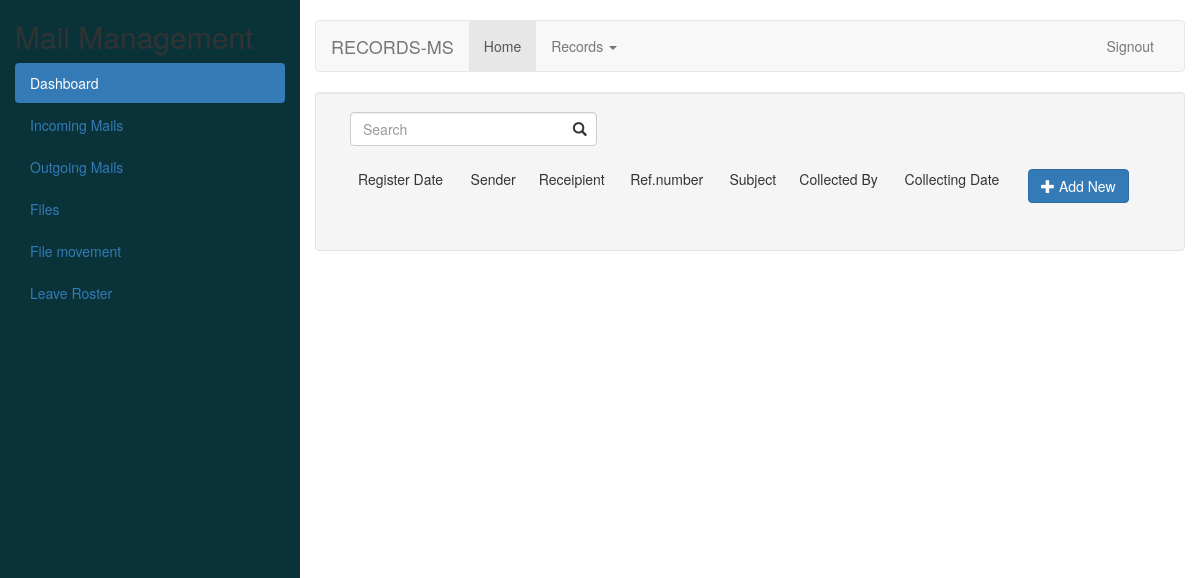
Page /outgoinglist/ on the earlier database version.
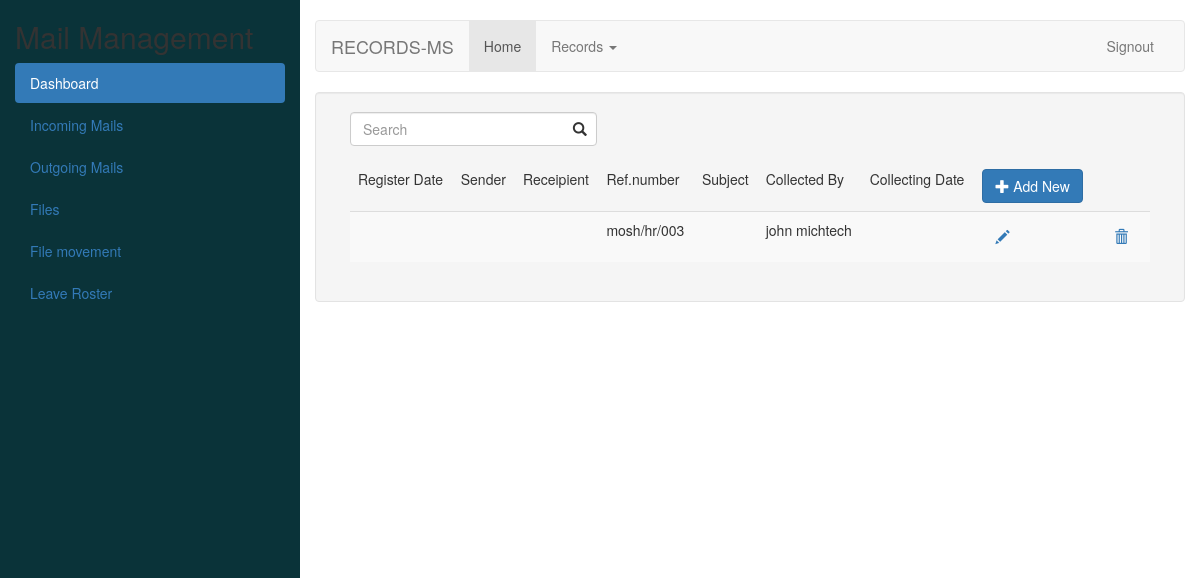
Same page on the later database version.
### recApp/models.py (models this page shows)
class TrackingModel(models.Model):
    created_at = models.DateTimeField(_("created at"), auto_now_add=True)
    updated_at = models.DateTimeField(_("updated at"), auto_now=True)
    class Meta:
        abstract = True

class BaseMailRecord(models.Model):
    sender = models.CharField(_("name of the sender"), max_length=156)
    ref_number = models.CharField(_("reference number"), max_length=156)
    description = models.TextField(_("description"), null=True, blank=True)
    class Meta:
        abstract = True

class OutGoingMail(TrackingModel, BaseMailRecord):
    mail_destination = models.CharField(_("receiver"), max_length=156)
    collected_by = models.CharField(_("collected by"), max_length=156)
    date_of_collection = models.DateField(_("date of collection"))

### recApp/views.py (the view)
# urls.py: path('outgoinglist/', views.outgoing_list, name="outgoing_list"),
def outgoing_list(request):
    if 'q' in request.GET:
        q= request.GET['q']
        multiple_q = Q(Q(sender__icontains = q) | Q(mail_destination_icontains = q) | Q(subject__icontains = q))
        outgoing_recs = OutGoingMail.objects.filter(multiple_q)
    else:
        outgoing_recs = OutGoingMail.objects.all()
    context = {
        'outgoing_list': outgoing_recs
    }
    return render(request, 'records/outgoinglist.html', context)

### recApp/templates/records/outgoinglist.html (shortened to what this page needs)
{% extends 'records/base.html' %}
{% block content %}
<form method="get" action="" autocomplete="off">
    <div class="col-sm-4">
        <div class="form-group has-feedback has-search ">
            <input type="text", name="q" class="form-control" placeholder="Search">
        </div>
    </div>
</form>
<div class="container-fluid">
    <table class="table table-striped">
        <thead class="border-bottom font-weight-bold">
            <tr>
                <td>Register Date</td>
                <td>Sender</td>
                <td>Receipient</td>
                <td>Ref.number</td>
                <td>Subject</td>
                <td>Collected By</td>
                <td>Collecting Date</td>
                <td>
                    <a href="{% url 'outgoing_form' %}" >
                        <button type="button" class="btn btn-primary"><i class="glyphicon glyphicon-plus" aria-hidden="true"></i> Add New</button>
                    </a>
                </td>
            </tr>
        </thead>
        <tbody>
            {% for record in outgoing_list %}
                <tr>
                    <td>{{record.register_date}}</td>
                    <td>{{record.mail_sender}}</td>
                    <td>{{record.mail_receiver}}</td>
                    <td>{{record.ref_number}}</td>
                    <td>{{record.subject}}</td>
                    <td>{{record.collected_by}}</td>
                    <td>{{record.collecting_date}}</td>
                    <td>
                        <a href="{% url 'outgoing_update' record.id %}" class="btn text-secondary px-0">
                            <i class="glyphicon glyphicon-pencil" aria-hidden="true"></i>
                        </a>
                    </td>
                    <td>
                        <a href="{% url 'outgoing_delete' record.id %}" class="btn text-secondary px-0">
                            <i class="glyphicon glyphicon-trash" aria-hidden="true"></i>
                        </a>
                    </td>
                </tr>
            {% endfor %}
        </tbody>
    </table>
    </div>
{% endblock content %}

Differences in the rows shown:
added OutGoingMail: ref_number "mosh/hr/003", collected_by "john michtech"
